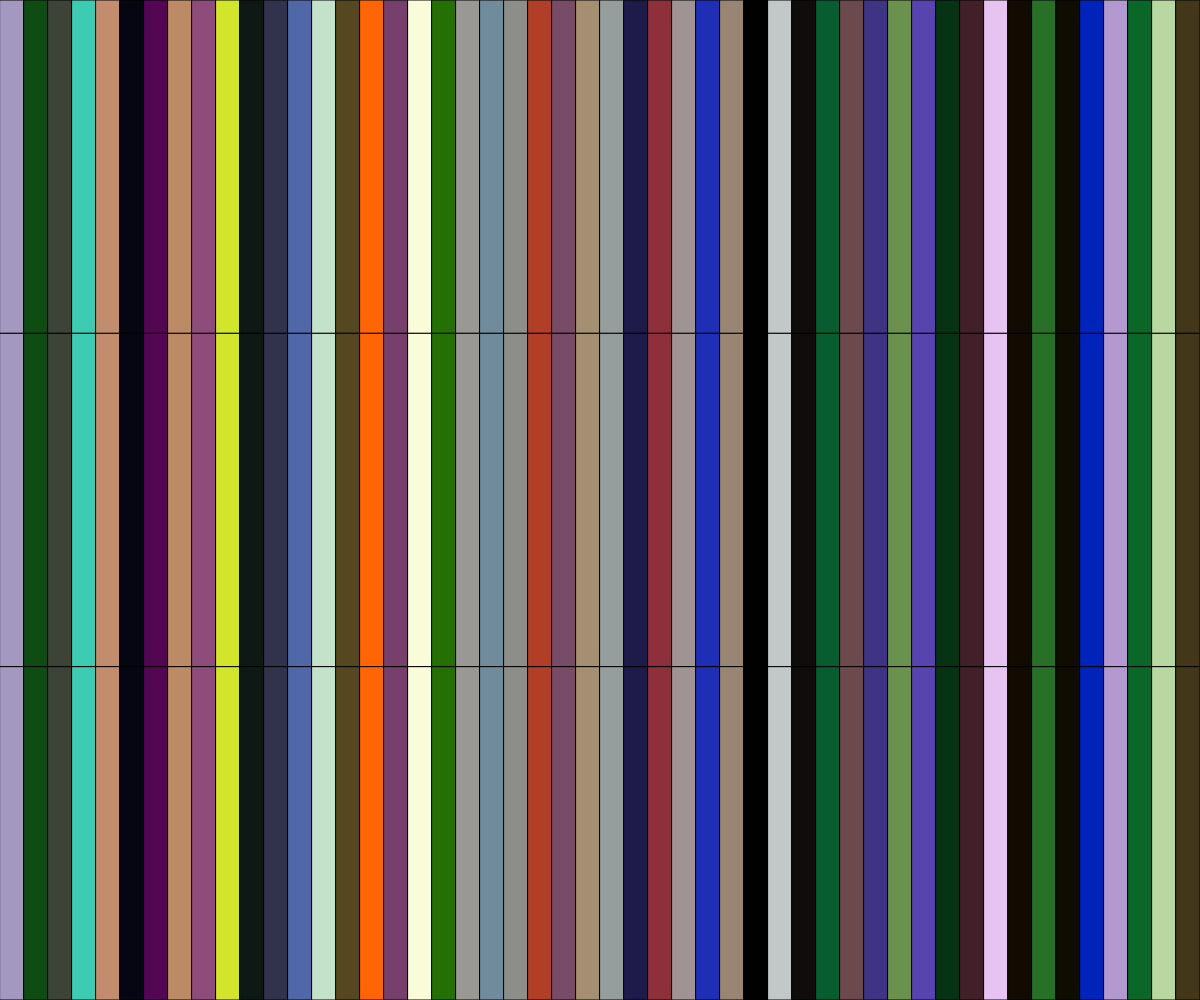
Frame 1 (no input)
Frame 60 (no input): identical to frame 1, image omitted
Frame 120 (the mouse pressed at the canvas centre since frame 60): identical to frame 1, image omitted

The p5.js sketch that drew this single still picture (run headless with seeded random() and noise() and a simulated clock; from frame 60 on, the mouse is pressed at the canvas centre):

// p5.js sketch
// ── sketch.js
'use strict'

let tileCountX = 50;
let tileCountY = 3;

let hueVals = [];
let satVals = [];
let brightVals = [];

function setup() {
  createCanvas(windowWidth, windowHeight);
  colorMode(HSB, 360, 100, 100);

  for (let i = 0; i < tileCountX; i++) {
    hueVals[i] = random(360);
    satVals[i] = random(100);
    brightVals[i] = random(100);
  }
}

function draw() {
  //white background
  background(0,0,100);

  // defining the tile W and H based on the number of tiles
  let currentTileCountX = tileCountX;
  let currentTileCountY = tileCountY;
  let tileWidth = width/currentTileCountX;
  let tileHeight = height/currentTileCountY;

  //the counter var will be used to decide the fill of each tile
  let counter = 0;

  //render the tiles
  for(let gridY = 0; gridY < currentTileCountY; gridY++){
    for(let gridX = 0; gridX < currentTileCountX; gridX++){
      let posX = gridX*tileWidth;
      let posY = gridY*tileHeight;

      let index = counter % tileCountX;

      //choose the fill from the HSB arrays, and increment counter
      fill(hueVals[index],satVals[index], brightVals[index]);
      rect(posX,posY,tileWidth,tileHeight);
      counter++;
    }
  }
}
